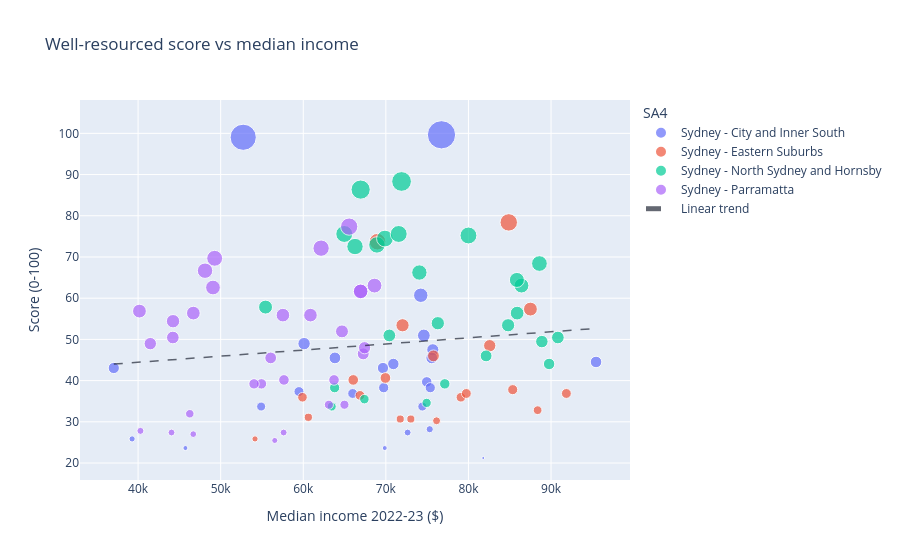

Notebook source saved alongside this figure:
### Markdown cell above
## 9. Correlation Analysis

This section uses Pearson correlation as the main test and Spearman correlation as a rank-based robustness check.

### Code cell
score_income = load_score_income(engine, settings)
correlation_results = load_correlation_results(engine, settings)

display(load_correlation_summary(engine, settings))
display(score_income.head())
build_score_income_scatter(score_income).show()

### Figure 1 — Plotly figure (JSON) as saved in the notebook; plotly's stock layout.template omitted (floating-point values rounded to 4 significant figures)
{"data": [{"hovertemplate": "<b>%{hovertext}</b><br><br>SA4=Sydney - City and Inner South<br>Median income 2022-23 ($)=%{x}<br>Score (0-100)=%{y}<br>POI count=%{marker.size}<extra></extra>", "hovertext": ["Banksmeadow", "Botany", "Camperdown - Darlington", "Chippendale", "Darlinghurst", "Eastlakes", "Erskineville - Alexandria", "Glebe - Forest Lodge", "Marrickville - North", "Marrickville - South", "Mascot", "Newtown (NSW)", "Pagewood - Hillsdale - Daceyville", "Petersham - Stanmore", "Potts Point - Woolloomooloo", "Pyrmont", "Redfern", "Rosebery - Beaconsfield", "Surry Hills", "Sydenham - Tempe - St Peters", "Sydney (North) - Millers Point", "Sydney (South) - Haymarket", "Ultimo", "Waterloo", "Zetland"], "legendgroup": "Sydney - City and Inner South", "marker": {"color": "#636efa", "size": [4, 36, 61, 11, 49, 36, 59, 58, 46, 56, 44, 92, 68, 65, 72, 43, 46, 23, 61, 354, 304, 56, 17, 21, 11], "sizemode": "area", "sizeref": 0.885, "symbol": "circle"}, "mode": "markers", "name": "Sydney - City and Inner South", "orientation": "v", "showlegend": true, "type": "scatter", "x": [81790.0, 74420.0, 63830.0, 45730.0, 74950.0, 54900.0, 95450.0, 70910.0, 75380.0, 69650.0, 59480.0, 74230.0, 60100.0, 75690.0, 74600.0, 65980.0, 69740.0, 75310.0, 75560.0, 76740.0, 52730.0, 37060.0, 39280.0, 72640.0, 69870.0], "xaxis": "x", "y": [21.22, 33.7, 45.51, 23.64, 39.69, 33.7, 44.52, 44.03, 38.27, 43.06, 37.34, 60.71, 48.97, 47.48, 50.95, 36.88, 38.27, 28.2, 45.51, 99.64, 99.05, 43.06, 25.85, 27.4, 23.64], "yaxis": "y"}, {"hovertemplate": "<b>%{hovertext}</b><br><br>SA4=Sydney - Eastern Suburbs<br>Median income 2022-23 ($)=%{x}<br>Score (0-100)=%{y}<br>POI count=%{marker.size}<extra></extra>", "hovertext": ["Bellevue Hill", "Bondi Beach - North Bondi", "Bondi Junction - Waverly", "Bondi - Tamarama - Bronte", "Centennial Park", "Coogee - Clovelly", "Double Bay - Darling Point", "Dover Heights", "Kensington (NSW)", "Kingsford", "Malabar - La Perouse", "Maroubra - North", "Maroubra - South", "Maroubra - West", "Matraville - Chifley", "Paddington - Moore Park", "Randwick - North", "Randwick - South", "Rose Bay - Vaucluse - Watsons Bay", "South Coogee", "Woollahra"], "legendgroup": "Sydney - Eastern Suburbs", "marker": {"color": "#EF553B", "size": [45, 62, 77, 41, 39, 67, 43, 28, 41, 17, 122, 29, 42, 30, 50, 85, 43, 51, 135, 29, 34], "sizemode": "area", "sizeref": 0.885, "symbol": "circle"}, "mode": "markers", "name": "Sydney - Eastern Suburbs", "orientation": "v", "showlegend": true, "type": "scatter", "x": [85360.0, 75760.0, 72020.0, 79090.0, NaN, 82580.0, 91860.0, 76140.0, 59900.0, 54160.0, 68990.0, 71740.0, 66870.0, 60620.0, 66050.0, 87500.0, 79740.0, 69950.0, 84880.0, 73030.0, 88370.0], "xaxis": "x", "y": [37.81, 46.0, 53.43, 35.96, 35.05, 48.47, 36.88, 30.25, 35.96, 25.85, 73.71, 30.67, 36.42, 31.1, 40.17, 57.35, 36.88, 40.64, 78.39, 30.67, 32.82], "yaxis": "y"}, {"hovertemplate": "<b>%{hovertext}</b><br><br>SA4=Sydney - North Sydney and Hornsby<br>Median income 2022-23 ($)=%{x}<br>Score (0-100)=%{y}<br>POI count=%{marker.size}<extra></extra>", "hovertext": ["Artarmon", "Asquith - Mount Colah", "Berowra - Brooklyn - Cowan", "Castle Cove - Northbridge", "Chatswood - East", "Chatswood (West) - Lane Cove North", "Cremorne - Cammeray", "Crows Nest - Waverton", "Gordon - Killara", "Greenwich - Riverview", "Hornsby - East", "Hornsby - West", "Lane Cove", "Lindfield - Roseville", "Mosman - North", "Mosman - South", "Neutral Bay - Kirribilli", "Normanhurst - Thornleigh - Westleigh", "North Sydney - Lavender Bay", "Pymble", "St Ives", "St Leonards - Naremburn", "Turramurra", "Wahroonga (East) - Warrawee", "Wahroonga (West) - Waitara", "Willoughby"], "legendgroup": "Sydney - North Sydney and Hornsby", "marker": {"color": "#00cc96", "size": [38, 120, 163, 126, 86, 78, 69, 71, 127, 97, 36, 46, 77, 172, 62, 100, 83, 72, 109, 104, 119, 58, 124, 127, 40, 48], "sizemode": "area", "sizeref": 0.885, "symbol": "circle"}, "mode": "markers", "name": "Sydney - North Sydney and Hornsby", "orientation": "v", "showlegend": true, "type": "scatter", "x": [74940.0, 68920.0, 66950.0, 80000.0, 55430.0, 76290.0, 88890.0, 90830.0, 64970.0, 86420.0, 63440.0, 63800.0, 84800.0, 71900.0, 82140.0, 85860.0, 85900.0, 70420.0, 88600.0, 74060.0, 66270.0, 89770.0, 69890.0, 71560.0, 67400.0, 77130.0], "xaxis": "x", "y": [34.6, 72.93, 86.35, 75.21, 57.84, 53.92, 49.47, 50.46, 75.58, 63.05, 33.7, 38.27, 53.43, 88.32, 46.0, 64.43, 56.38, 50.95, 68.41, 66.23, 72.53, 44.03, 74.47, 75.58, 35.5, 39.22], "yaxis": "y"}, {"hovertemplate": "<b>%{hovertext}</b><br><br>SA4=Sydney - Parramatta<br>Median income 2022-23 ($)=%{x}<br>Score (0-100)=%{y}<br>POI count=%{marker.size}<extra></extra>", "hovertext": ["Auburn - Central", "Auburn - North", "Auburn - South", "Berala", "Carlingford - East", "Carlingford - West", "Chester Hill - Sefton", "Ermington - Rydalmere", "Fairfield - East", "Granville - Clyde", "Greystanes - South", "Guildford - South Granville", "Guildford West - Merrylands West", "Lidcombe", "Merrylands - Holroyd", "Northmead", "North Parramatta", "North Rocks", "Oatlands - Dundas Valley", "Parramatta - North", "Parramatta - South", "Pemulwuy - Greystanes (North)", "Pendle Hill - Girraween", "Regents Park", "Rosehill - Harris Park", "Silverwater - Newington", "South Wentworthville", "Toongabbie - Constitution Hill", "Wentworth Point - Sydney Olympic Park", "Wentworthville - Westmead", "Winston Hills"], "legendgroup": "Sydney - Parramatta", "marker": {"color": "#ab63fa", "size": [68, 21, 22, 20, 48, 61, 71, 118, 79, 105, 50, 84, 96, 83, 112, 97, 132, 37, 82, 94, 21, 63, 50, 32, 48, 37, 16, 82, 94, 74, 66], "sizemode": "area", "sizeref": 0.885, "symbol": "circle"}, "mode": "markers", "name": "Sydney - Parramatta", "orientation": "v", "showlegend": true, "type": "scatter", "x": [41480.0, 44050.0, 40290.0, 46680.0, 54940.0, 56060.0, 44210.0, 62160.0, 44230.0, 48110.0, 57660.0, 40170.0, 49070.0, 46690.0, 49280.0, 68630.0, 65560.0, 64990.0, 57540.0, 66940.0, 57620.0, 67260.0, 63730.0, 46260.0, 54040.0, 63100.0, 56550.0, 60870.0, 66950.0, 64690.0, 67430.0], "xaxis": "x", "y": [48.97, 27.4, 27.8, 27.01, 39.22, 45.51, 50.46, 72.14, 54.42, 66.67, 40.17, 56.87, 62.59, 56.38, 69.68, 63.05, 77.37, 34.15, 55.89, 61.65, 27.4, 46.49, 40.17, 31.95, 39.22, 34.15, 25.47, 55.89, 61.65, 51.95, 47.98], "yaxis": "y"}, {"line": {"color": "rgba(17, 24, 39, 0.65)", "dash": "dash", "width": 1.5}, "mode": "lines", "name": "Linear trend", "type": "scatter", "x": [37060.0, 37650.0, 38240.0, 38830.0, 39420.0, 40010.0, 40600.0, 41190.0, 41780.0, 42370.0, 42960.0, 43550.0, 44140.0, 44730.0, 45320.0, 45910.0, 46500.0, 47090.0, 47680.0, 48270.0, 48860.0, 49450.0, 50040.0, 50630.0, 51210.0, 51800.0, 52390.0, 52980.0, 53570.0, 54160.0, 54750.0, 55340.0, 55930.0, 56520.0, 57110.0, 57700.0, 58290.0, 58880.0, 59470.0, 60060.0, 60650.0, 61240.0, 61830.0, 62420.0, 63010.0, 63600.0, 64190.0, 64780.0, 65370.0, 65960.0, 66550.0, 67140.0, 67730.0, 68320.0, 68910.0, 69500.0, 70090.0, 70680.0, 71270.0, 71860.0, 72450.0, 73040.0, 73630.0, 74220.0, 74810.0, 75400.0, 75990.0, 76580.0, 77170.0, 77760.0, 78350.0, 78930.0, 79520.0, 80110.0, 80700.0, 81290.0, 81880.0, 82470.0, 83060.0, 83650.0, 84240.0, 84830.0, 85420.0, 86010.0, 86600.0, 87190.0, 87780.0, 88370.0, 88960.0, 89550.0, 90140.0, 90730.0, 91320.0, 91910.0, 92500.0, 93090.0, 93680.0, 94270.0, 94860.0, 95450.0], "y": [44.02, 44.1, 44.19, 44.28, 44.37, 44.45, 44.54, 44.63, 44.72, 44.8, 44.89, 44.98, 45.06, 45.15, 45.24, 45.33, 45.41, 45.5, 45.59, 45.68, 45.76, 45.85, 45.94, 46.03, 46.11, 46.2, 46.29, 46.37, 46.46, 46.55, 46.64, 46.72, 46.81, 46.9, 46.99, 47.07, 47.16, 47.25, 47.33, 47.42, 47.51, 47.6, 47.68, 47.77, 47.86, 47.95, 48.03, 48.12, 48.21, 48.3, 48.38, 48.47, 48.56, 48.64, 48.73, 48.82, 48.91, 48.99, 49.08, 49.17, 49.26, 49.34, 49.43, 49.52, 49.6, 49.69, 49.78, 49.87, 49.95, 50.04, 50.13, 50.22, 50.3, 50.39, 50.48, 50.57, 50.65, 50.74, 50.83, 50.91, 51.0, 51.09, 51.18, 51.26, 51.35, 51.44, 51.53, 51.61, 51.7, 51.79, 51.87, 51.96, 52.05, 52.14, 52.22, 52.31, 52.4, 52.49, 52.57, 52.66]}], "layout": {"legend": {"itemsizing": "constant", "title": {"text": "SA4"}, "tracegroupgap": 0}, "title": {"text": "Well-resourced score vs median income"}, "xaxis": {"anchor": "y", "domain": [0, 1], "title": {"text": "Median income 2022-23 ($)"}}, "yaxis": {"anchor": "x", "domain": [0, 1], "title": {"text": "Score (0-100)"}}}}
